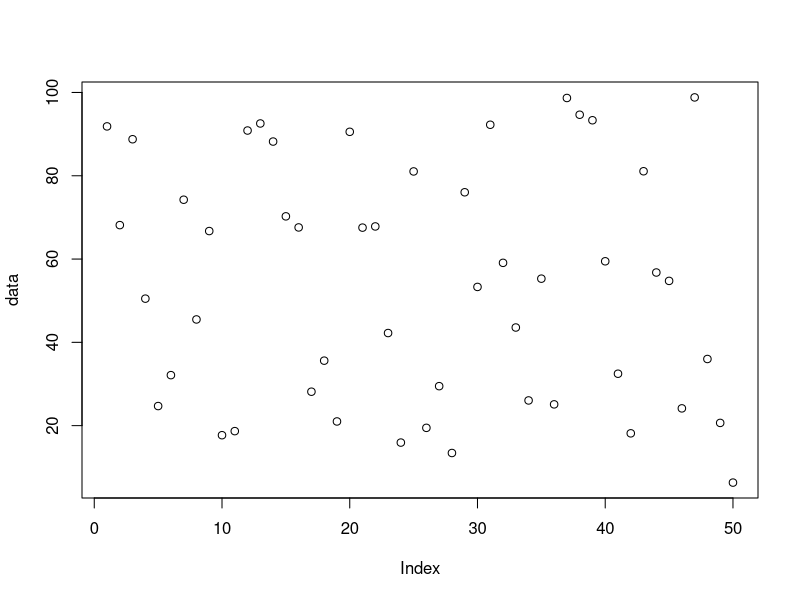
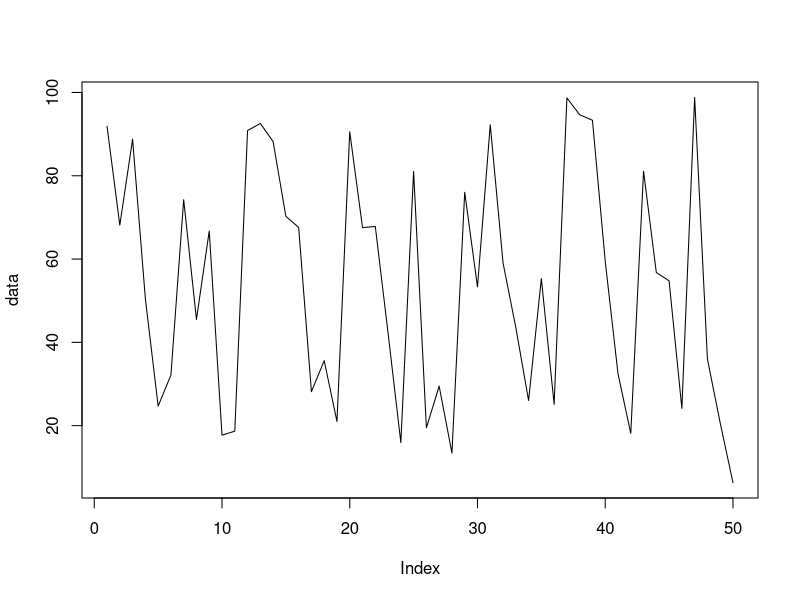
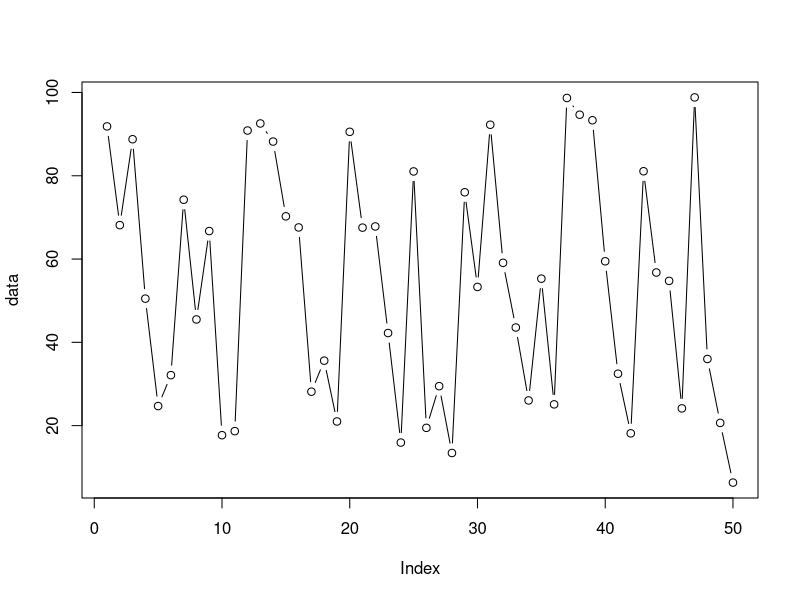
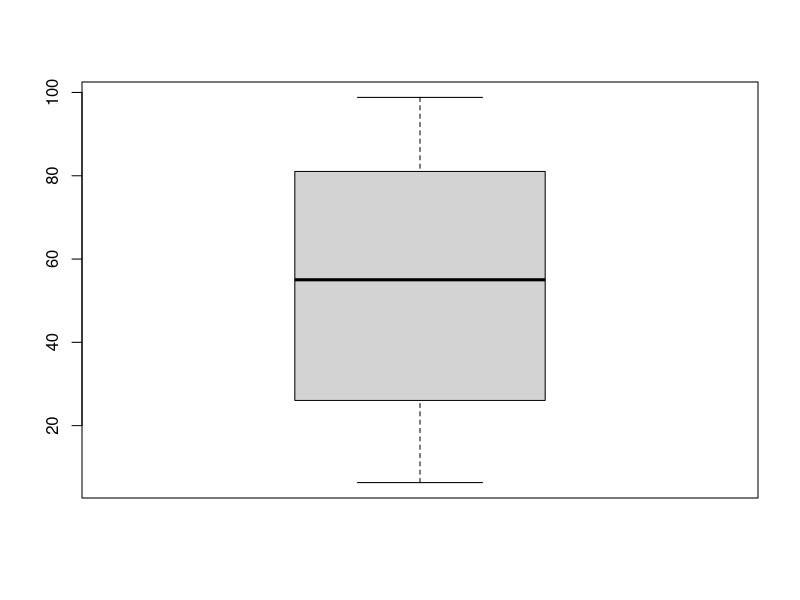
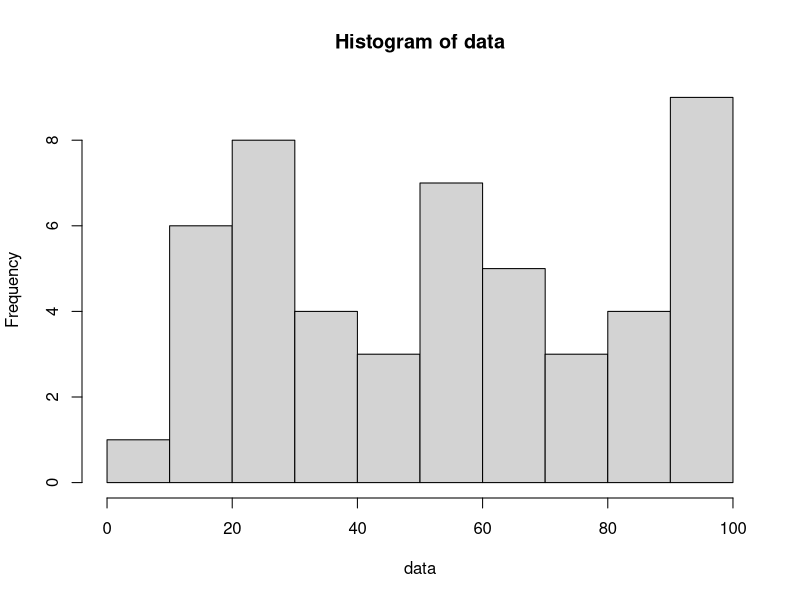
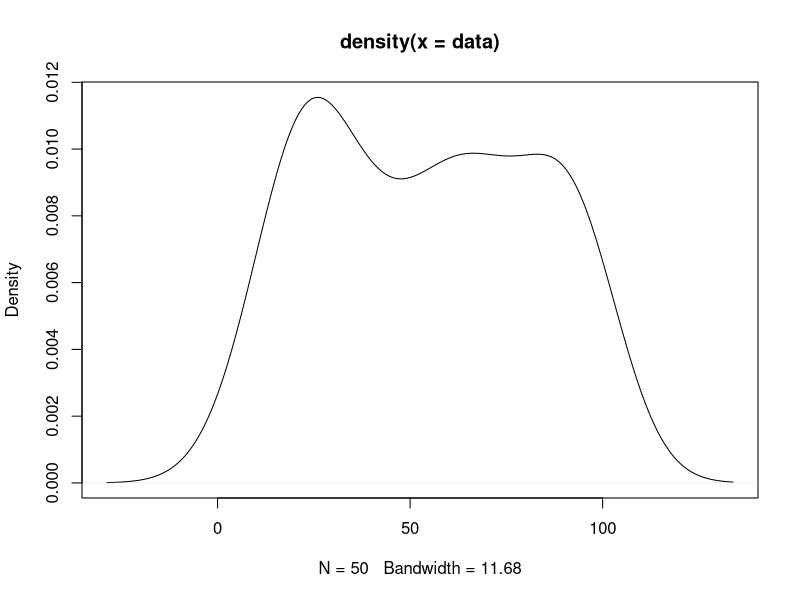
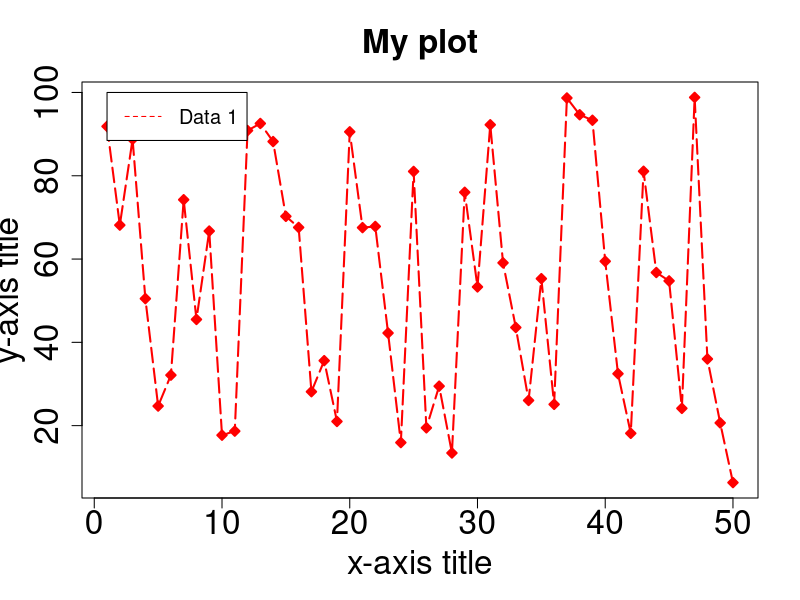
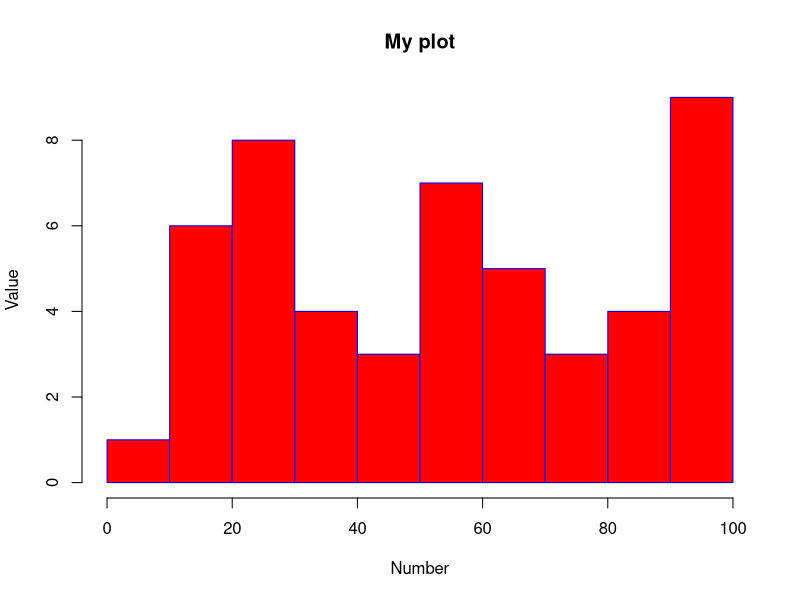

Recreate these plots in R, in order.
## ---- chunk 1

# Create 50 random numbers between 0 and 100  
data=runif(50, 0, 100) 

# Overplotting means adding layers to a plot.
plot(data)            # The "plot" function initializes the plot.
plot(data, type="l")  # The "type" argument changes the plot type. "l" calls up a line plot
plot(data, type="b")  # Buffered points joined by lines

# Try options type = "o" and type = "c" as well.

# We can also quickly visualize boxplots, histograms, and density plots using the same procedure
boxplot(data)        # Box-and-whisker plot
hist(data)           # Histogram points
plot(density(data))  # Plot with density distribution 

## ---- chunk 2

# Part 2.2.1. Line plots
plot(data,type="o", col="red",
     xlab="x-axis title",ylab ="y-axis title", main="My plot", # Name of axis labels and title
     cex.axis=2, cex.main=2,cex.lab=2,            # Size of axes, title and label
     pch=23,       # Change marker style
     bg="red",     # Change color of markers
     lty=5,        # Change line style
     lwd=2         # Selecting line width
) 
# Adding legend
legend(1, 100, legend=c("Data 1"),
       col=c("red"), lty=2, cex=1.2)

# Part 2.2.2. Histograms
hist(data,col="red",
     xlab="Number",ylab ="Value", main="My plot", # Name of axis labels and title
     border="blue"
) 

# Try adjusting the parameters:
# hist(data,col="red",
#      xlab="Number",ylab ="Value", main="My plot", # Name of axis labels and title
#      cex.axis=2, cex.main=2,cex.lab=2,            # Size of axes, title and label
#      border="blue", 
#      xlim=c(0,100), # Control the limits of the x-axis
#      las=0,      # Try different values of las: 0,1,2,3 to rotate labels
#      breaks=5    # Try using 5,20,50, 100
# ) # Using more options and controls

## ---- chunk 3

plot_data=data.frame(x=runif(50,0,10), y=runif(50,20,30), z=runif(50,30,40)) 

plot(plot_data$x, plot_data$y) # Scatter plot of x and y data

# Mandatory beautification
plot(plot_data$x,plot_data$y, xlab="Data X", ylab="Data Y", main="X vs Y plot",
     col="darkred",pch=20,cex=1.5) # Scatter plot of x and y data

# Multiple lines on one axis
matplot(plot_data, type = c("b"),pch=16,col = 1:4) 
matplot(plot_data, type = c("b","l","o"),pch=16,col = 1:4) # Try this now. Any difference? 
legend("topleft", legend = 1:4, col=1:4, pch=1)            # Add legend to a top left
legend("top", legend = 1:4, col=1:4, pch=1)                # Add legend to at top center
legend("bottomright", legend = 1:4, col=1:4, pch=1)        # Add legend at the bottom right

## ---- chunk 4


date=seq(as.Date('2011-01-01'),as.Date('2011-01-31'),by = 1) # Generate a sequence 31 days
data=runif(31,0,10)                 # Generate 31 random values between 0 and 10
df=data.frame(Date=date,Value=data) # Combine the data in a data frame
plot(df,type="o")

## ---- chunk 5

par(mfrow=c(2,2)) # Call a plot with 4 quadrants

# Plot 1
matplot(plot_data, type = c("b"),pch=16,col = 1:4) 

# Plot 2
plot(plot_data$x,plot_data$y) 

# Plot 3
hist(data,col="red",
     xlab="Number",ylab ="Value", main="My plot", 
     border="blue") 

# Plot4
plot(data,type="o", col="red",
     xlab="Number",ylab ="Value", main="My plot",
     cex.axis=2, cex.main=2,cex.lab=2, 
     pch=23,   
     bg="red", 
     lty=5, 
     lwd=2 
) 

# Alternatively, we can call up a plot using a matrix
matrix(c(1,1,2,3), 2, 2, byrow = TRUE) # Plot 1 is plotted for first two spots, followed by plot 2 and 3 

layout(matrix(c(1,1,2,3), 2, 2, byrow = TRUE)) # Fixes a layout of the plots we want to make

 # Plot 1
matplot(plot_data, type = c("b"),pch=16,col = 1:4)

# Plot2
plot(plot_data$x,plot_data$y) 

# Plot 3
hist(data,col="red",
     xlab="Number",ylab ="Value", main="My plot",
     border="blue"
)
## ---- chunk 6

png("awesome_plot.png", width=4, height=4, units="in", res=400) 
#Tells R we will plot image in png of given specification

matplot(plot_data, type = c("b","l","o"),pch=16,col = 1:4)  
legend("topleft", legend = 1:4, col=1:4, pch=1)

dev.off() # Very important: this sends the image to disc
# Keep pressing till you get the following: 
# Error in dev.off() : cannot shut down device 1 (the null device) 
# This ensures that we are no longer plotting.

# It looks like what everything we just plotted was squeezed together to tightly. Let's change the size.
png("awesome_plot.png", width=6, height=4, units="in", res=400)  #note change in dimension
#Tells R we will plot image in png of given specification

matplot(plot_data, type = c("b","l","o"),pch=16,col = 1:3)  
legend("topleft", legend = 1:3, col=1:3, pch=16)

dev.off() 

